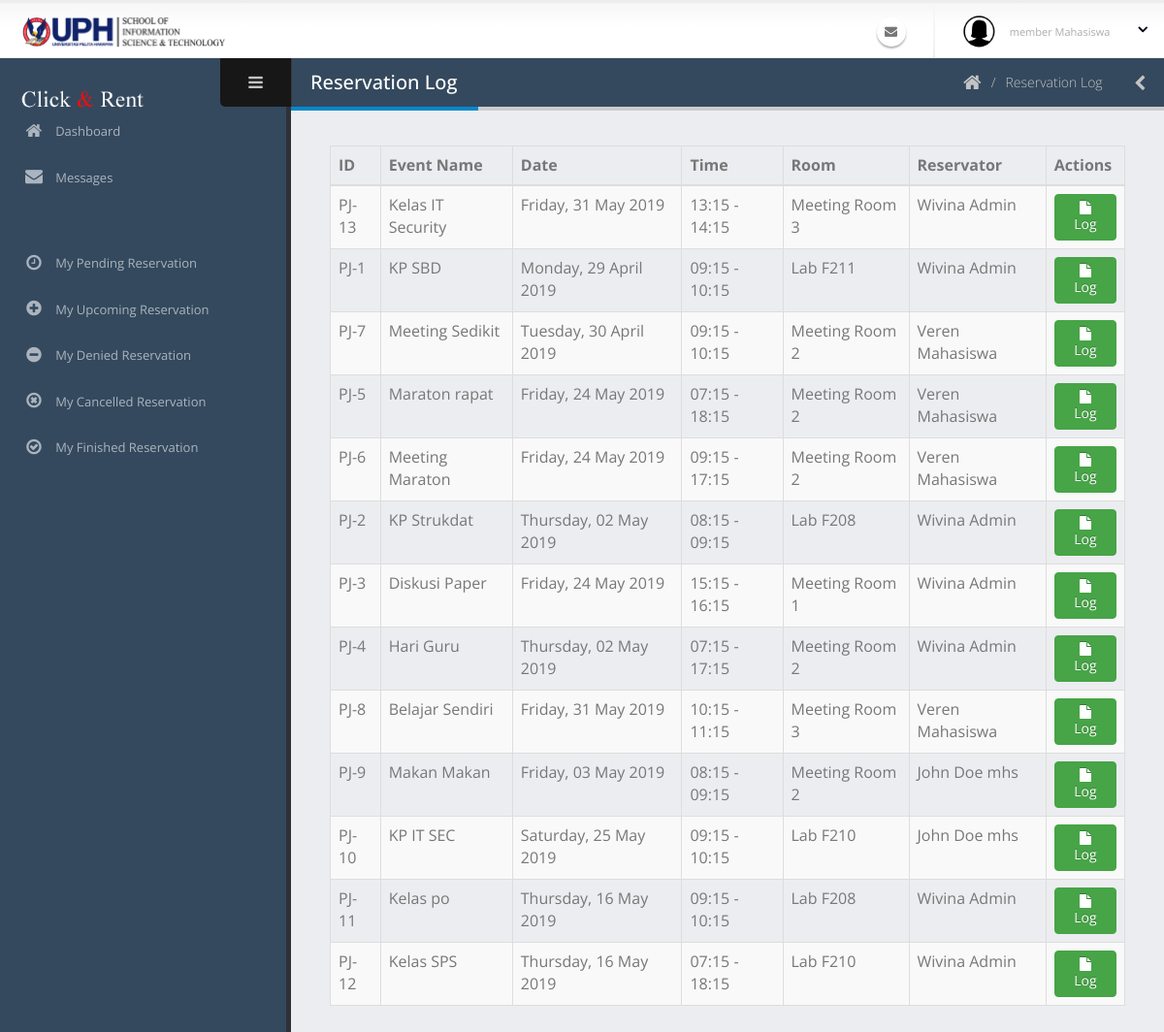
The app's page /admin/logPeminjaman.php, older data.
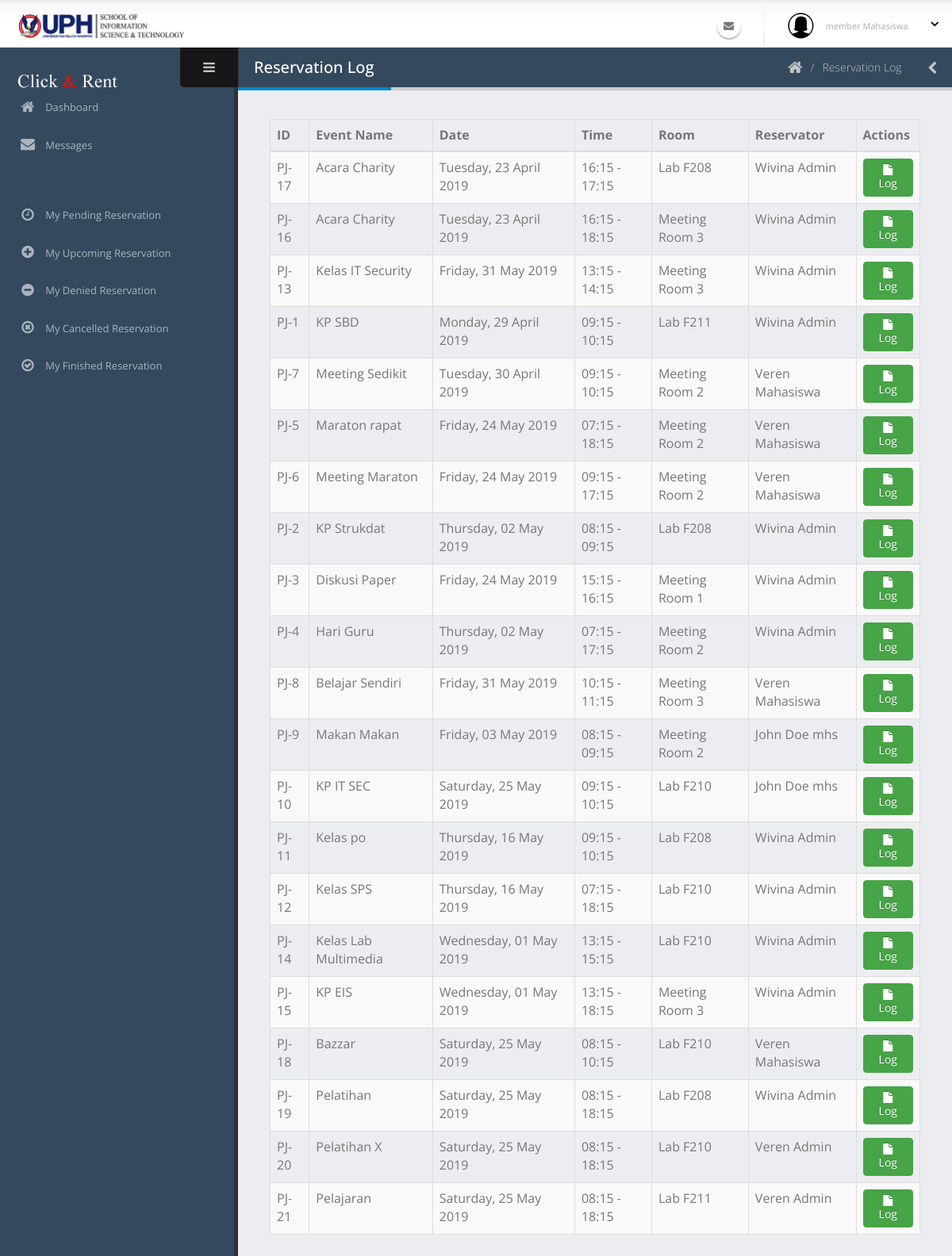
The same page, newer data.
### tables this page shows
CREATE TABLE `peminjaman` (
  `id_peminjaman` varchar(40) NOT NULL COMMENT 'PJ-0',
  `tanggal_peminjaman` date NOT NULL,
  `id_ruangan` varchar(40) NOT NULL,
  `waktu_mulai` time NOT NULL,
  `waktu_selesai` time NOT NULL,
  `id_pengguna` varchar(40) NOT NULL,
  `acara` varchar(70) NOT NULL,
  `jumlah_peserta` int(11) NOT NULL,
  `id_kategoriAcara` int(11) NOT NULL,
  `deskripsi_acara` text NOT NULL,
  `status_peminjaman` int(11) NOT NULL COMMENT '0:TUNGGU APPROVE, 1:APPROVED, 3:SELESAI, 4:TIDAK APPROVE 5:DIBATALKAN 6:TIMEOUT',
  `user_add` varchar(40) NOT NULL,
  `waktu_add` datetime NOT NULL,
  `user_edit` varchar(40) NOT NULL,
  `waktu_edit` datetime NOT NULL,
  `user_delete` varchar(40) NOT NULL,
  `waktu_delete` datetime NOT NULL,
  `status_delete` int(11) NOT NULL
);

CREATE TABLE `ruangan` (
  `id_ruangan` varchar(40) NOT NULL COMMENT 'R-0',
  `nama_ruangan` varchar(60) NOT NULL,
  `jenis_ruangan` int(11) NOT NULL COMMENT '1:LABORATORY, 2: MEETING ROOM',
  `gedung_lantai` varchar(20) NOT NULL,
  `kapasitas` int(11) NOT NULL,
  `deskripsi` text NOT NULL,
  `user_add` varchar(40) NOT NULL,
  `waktu_add` datetime NOT NULL,
  `user_edit` varchar(40) NOT NULL,
  `waktu_edit` datetime NOT NULL,
  `user_delete` varchar(40) NOT NULL,
  `waktu_delete` datetime NOT NULL,
  `status_delete` int(11) NOT NULL
);

CREATE TABLE `pengguna` (
  `id_pengguna` varchar(40) NOT NULL COMMENT 'USER-0',
  `email` varchar(50) NOT NULL,
  `kata_sandi` text NOT NULL,
  `nama_lengkap` varchar(60) NOT NULL,
  `jenis_kelamin` char(1) NOT NULL,
  `tanggal_lahir` date NOT NULL,
  `alamat` text NOT NULL,
  `no_hp` varchar(20) NOT NULL,
  `tanggal_masuk` date NOT NULL,
  `status_pengguna` int(11) NOT NULL COMMENT '1: SUPER ADMIN, 2: ADMIN, 3: MEMBER DOSEN, 4:MEMBER MAHASISWA',
  `status_daftar` int(11) NOT NULL COMMENT '0 =TIDAK AKTIF, 1=MENUNGGU APPROVE, 2=AKTIF, 3=DITOLAK',
  `user_add` varchar(40) NOT NULL,
  `waktu_add` datetime NOT NULL,
  `user_edit` varchar(40) NOT NULL,
  `waktu_edit` datetime NOT NULL,
  `user_delete` varchar(40) NOT NULL,
  `waktu_delete` datetime NOT NULL,
  `status_delete` int(11) NOT NULL
);

### admin/logPeminjaman.php (the view, shortened to what this page needs)
<?php include('../koneksi.php'); ?>
<?php include('req/head.php');?>
<?php include('req/header.php');?>
<?php include('req/leftbar.php');?>
	<section role="main" class="content-body">
		<header class="page-header">
			<h2>Reservation Log</h2>
			<div class="right-wrapper pull-right">
				<ol class="breadcrumbs">
					<li>
						<a href="index.php">
							<i class="fa fa-home"></i>
						</a>
					</li>
                    <li><span>Reservation Log</span></li>
				</ol>
				<a class="sidebar-right-toggle" data-open="sidebar-right"><i class="fa fa-chevron-left"></i></a>
			</div>
		</header>
        <div class="table-responsive">
            <table class="table table-bordered table-striped mb-none" id="datatable-default">
                <thead>
                    <tr>
                        <th>ID</th>
                        <th>Event Name</th>
                        <th>Date</th>
                        <th>Time</th>
                        <th>Room</th>
                        <th>Reservator</th>
                        <th>Actions</th>
                    </tr>
                </thead>
                <tbody>
                <?php
                        $query = mysqli_query($koneksi, "SELECT * FROM peminjaman join ruangan join pengguna on ruangan.id_ruangan = peminjaman.id_ruangan AND pengguna.id_pengguna=peminjaman.id_pengguna ORDER BY peminjaman.waktu_edit DESC");
if(mysqli_num_rows($query)==0){
    ?>
    <td colspan="7" style="text-align:center"><br><b>No Data</b></td>
<?php
}else{
                        while($data=mysqli_fetch_array($query)){
                            $time = $data['tanggal_peminjaman'];
                            $times = date("l, d F Y",strtotime($time));
                            $mulai = date("H:i",strtotime($data['waktu_mulai']));
                            $selesai = date("H:i",strtotime($data['waktu_selesai']));
                        ?>
                    <tr>
                        <td><?php echo $data['id_peminjaman'] ?></td>
                        <td><?php echo $data['acara'] ?></td>
                        <td><?php echo $times ?></td>
                        <td><?php echo $mulai . " - " . $selesai ?></td>
                        <td><?php echo $data['nama_ruangan'] ?></td>
                        <td><?php echo $data['nama_lengkap'] ?></td>
                        <td>
                           <a href="lihatLog.php?id=<?php echo $data['id_peminjaman'] ?>" class="btn btn-success"><i class='fa fa-file'></i> Log</a>
                        </td>
                    </tr>
                    <?php }} ?>
                </tbody>
            </table>
        </div>
<?php include('req/endtitle.php');?>
<?php include('req/script.php');?>

Row changes from the older to the newer data that the page shows:
added peminjaman: id_peminjaman "PJ-17", acara "Acara Charity", tanggal_peminjaman "Tuesday, 23 April 2019", waktu_mulai "16:15", waktu_selesai "17:15", id_ruangan.nama_ruangan "Lab F208", id_pengguna.nama_lengkap "Wivina Admin"
added peminjaman: id_peminjaman "PJ-16", acara "Acara Charity", tanggal_peminjaman "Tuesday, 23 April 2019", waktu_mulai "16:15", waktu_selesai "18:15", id_ruangan.nama_ruangan "Meeting Room 3", id_pengguna.nama_lengkap "Wivina Admin"
added peminjaman: id_peminjaman "PJ-14", acara "Kelas Lab Multimedia", tanggal_peminjaman "Wednesday, 01 May 2019", waktu_mulai "13:15", waktu_selesai "15:15", id_ruangan.nama_ruangan "Lab F210", id_pengguna.nama_lengkap "Wivina Admin"
added peminjaman: id_peminjaman "PJ-15", acara "KP EIS", tanggal_peminjaman "Wednesday, 01 May 2019", waktu_mulai "13:15", waktu_selesai "18:15", id_ruangan.nama_ruangan "Meeting Room 3", id_pengguna.nama_lengkap "Wivina Admin"
added peminjaman: id_peminjaman "PJ-18", acara "Bazzar", tanggal_peminjaman "Saturday, 25 May 2019", waktu_mulai "08:15", waktu_selesai "10:15", id_ruangan.nama_ruangan "Lab F210", id_pengguna.nama_lengkap "Veren Mahasiswa"
added peminjaman: id_peminjaman "PJ-19", acara "Pelatihan", tanggal_peminjaman "Saturday, 25 May 2019", waktu_mulai "08:15", waktu_selesai "18:15", id_ruangan.nama_ruangan "Lab F208", id_pengguna.nama_lengkap "Wivina Admin"
added peminjaman: id_peminjaman "PJ-20", acara "Pelatihan X", tanggal_peminjaman "Saturday, 25 May 2019", waktu_mulai "08:15", waktu_selesai "18:15", id_ruangan.nama_ruangan "Lab F210", id_pengguna.nama_lengkap "Veren Admin"
added peminjaman: id_peminjaman "PJ-21", acara "Pelajaran", tanggal_peminjaman "Saturday, 25 May 2019", waktu_mulai "08:15", waktu_selesai "18:15", id_ruangan.nama_ruangan "Lab F211", id_pengguna.nama_lengkap "Veren Admin"
